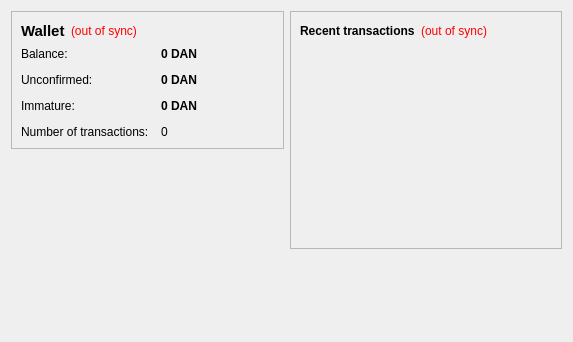
<?xml version="1.0" encoding="UTF-8"?>
<ui version="4.0">
 <class>OverviewPage</class>
 <widget class="QWidget" name="OverviewPage">
  <property name="geometry">
   <rect>
    <x>0</x>
    <y>0</y>
    <width>573</width>
    <height>342</height>
   </rect>
  </property>
  <property name="windowTitle">
   <string>Form</string>
  </property>
  <layout class="QHBoxLayout" name="horizontalLayout" stretch="1,1">
   <item>
    <layout class="QVBoxLayout" name="verticalLayout_2">
     <item>
      <widget class="QFrame" name="frame">
       <property name="frameShape">
        <enum>QFrame::StyledPanel</enum>
       </property>
       <property name="frameShadow">
        <enum>QFrame::Raised</enum>
       </property>
       <layout class="QVBoxLayout" name="verticalLayout_4">
        <item>
         <layout class="QHBoxLayout" name="horizontalLayout_4">
          <item>
           <widget class="QLabel" name="label_5">
            <property name="font">
             <font>
              <pointsize>11</pointsize>
              <weight>75</weight>
              <bold>true</bold>
             </font>
            </property>
            <property name="text">
             <string>Wallet</string>
            </property>
           </widget>
          </item>
          <item>
           <widget class="QLabel" name="labelWalletStatus">
            <property name="toolTip">
             <string>The displayed information may be out of date. Your wallet automatically synchronizes with the DannyCoin network after a connection is established, but this process has not completed yet.</string>
            </property>
            <property name="styleSheet">
             <string notr="true">QLabel { color: red; }</string>
            </property>
            <property name="text">
             <string notr="true">(out of sync)</string>
            </property>
            <property name="alignment">
             <set>Qt::AlignLeading|Qt::AlignLeft|Qt::AlignVCenter</set>
            </property>
           </widget>
          </item>
          <item>
           <spacer name="horizontalSpacer_2">
            <property name="orientation">
             <enum>Qt::Horizontal</enum>
            </property>
            <property name="sizeHint" stdset="0">
             <size>
              <width>40</width>
              <height>20</height>
             </size>
            </property>
           </spacer>
          </item>
         </layout>
        </item>
        <item>
         <layout class="QFormLayout" name="formLayout_2">
          <property name="fieldGrowthPolicy">
           <enum>QFormLayout::AllNonFixedFieldsGrow</enum>
          </property>
          <property name="horizontalSpacing">
           <number>12</number>
          </property>
          <property name="verticalSpacing">
           <number>12</number>
          </property>
          <item row="0" column="0">
           <widget class="QLabel" name="label">
            <property name="text">
             <string>Balance:</string>
            </property>
           </widget>
          </item>
          <item row="0" column="1">
           <widget class="QLabel" name="labelBalance">
            <property name="font">
             <font>
              <weight>75</weight>
              <bold>true</bold>
             </font>
            </property>
            <property name="cursor">
             <cursorShape>IBeamCursor</cursorShape>
            </property>
            <property name="toolTip">
             <string>Your current balance</string>
            </property>
            <property name="text">
             <string notr="true">0 DAN</string>
            </property>
            <property name="textInteractionFlags">
             <set>Qt::LinksAccessibleByMouse|Qt::TextSelectableByKeyboard|Qt::TextSelectableByMouse</set>
            </property>
           </widget>
          </item>
          <item row="1" column="0">
           <widget class="QLabel" name="label_3">
            <property name="text">
             <string>Unconfirmed:</string>
            </property>
           </widget>
          </item>
          <item row="1" column="1">
           <widget class="QLabel" name="labelUnconfirmed">
            <property name="font">
             <font>
              <weight>75</weight>
              <bold>true</bold>
             </font>
            </property>
            <property name="cursor">
             <cursorShape>IBeamCursor</cursorShape>
            </property>
            <property name="toolTip">
             <string>Total of transactions that have yet to be confirmed, and do not yet count toward the current balance</string>
            </property>
            <property name="text">
             <string notr="true">0 DAN</string>
            </property>
            <property name="textInteractionFlags">
             <set>Qt::LinksAccessibleByMouse|Qt::TextSelectableByKeyboard|Qt::TextSelectableByMouse</set>
            </property>
           </widget>
          </item>
          <item row="3" column="0">
           <widget class="QLabel" name="label_2">
            <property name="text">
             <string>Number of transactions:</string>
            </property>
           </widget>
          </item>
          <item row="3" column="1">
           <widget class="QLabel" name="labelNumTransactions">
            <property name="toolTip">
             <string>Total number of transactions in wallet</string>
            </property>
            <property name="text">
             <string notr="true">0</string>
            </property>
           </widget>
          </item>
          <item row="2" column="0">
           <widget class="QLabel" name="labelImmatureText">
            <property name="text">
             <string>Immature:</string>
            </property>
           </widget>
          </item>
          <item row="2" column="1">
           <widget class="QLabel" name="labelImmature">
            <property name="font">
             <font>
              <weight>75</weight>
              <bold>true</bold>
             </font>
            </property>
            <property name="toolTip">
             <string>Mined balance that has not yet matured</string>
            </property>
            <property name="text">
             <string notr="true">0 DAN</string>
            </property>
            <property name="textInteractionFlags">
             <set>Qt::LinksAccessibleByMouse|Qt::TextSelectableByKeyboard|Qt::TextSelectableByMouse</set>
            </property>
           </widget>
          </item>
         </layout>
        </item>
       </layout>
      </widget>
     </item>
     <item>
      <spacer name="verticalSpacer">
       <property name="orientation">
        <enum>Qt::Vertical</enum>
       </property>
       <property name="sizeHint" stdset="0">
        <size>
         <width>20</width>
         <height>40</height>
        </size>
       </property>
      </spacer>
     </item>
    </layout>
   </item>
   <item>
    <layout class="QVBoxLayout" name="verticalLayout_3">
     <item>
      <widget class="QFrame" name="frame_2">
       <property name="frameShape">
        <enum>QFrame::StyledPanel</enum>
       </property>
       <property name="frameShadow">
        <enum>QFrame::Raised</enum>
       </property>
       <layout class="QVBoxLayout" name="verticalLayout">
        <item>
         <layout class="QHBoxLayout" name="horizontalLayout_2">
          <item>
           <widget class="QLabel" name="label_4">
            <property name="text">
             <string>&lt;b&gt;Recent transactions&lt;/b&gt;</string>
            </property>
           </widget>
          </item>
          <item>
           <widget class="QLabel" name="labelTransactionsStatus">
            <property name="toolTip">
             <string>The displayed information may be out of date. Your wallet automatically synchronizes with the DannyCoin network after a connection is established, but this process has not completed yet.</string>
            </property>
            <property name="styleSheet">
             <string notr="true">QLabel { color: red; }</string>
            </property>
            <property name="text">
             <string notr="true">(out of sync)</string>
            </property>
            <property name="alignment">
             <set>Qt::AlignRight|Qt::AlignTrailing|Qt::AlignVCenter</set>
            </property>
           </widget>
          </item>
          <item>
           <spacer name="horizontalSpacer">
            <property name="orientation">
             <enum>Qt::Horizontal</enum>
            </property>
            <property name="sizeHint" stdset="0">
             <size>
              <width>40</width>
              <height>20</height>
             </size>
            </property>
           </spacer>
          </item>
         </layout>
        </item>
        <item>
         <widget class="QListView" name="listTransactions">
          <property name="styleSheet">
           <string notr="true">QListView { background: transparent; }</string>
          </property>
          <property name="frameShape">
           <enum>QFrame::NoFrame</enum>
          </property>
          <property name="verticalScrollBarPolicy">
           <enum>Qt::ScrollBarAlwaysOff</enum>
          </property>
          <property name="horizontalScrollBarPolicy">
           <enum>Qt::ScrollBarAlwaysOff</enum>
          </property>
          <property name="selectionMode">
           <enum>QAbstractItemView::NoSelection</enum>
          </property>
         </widget>
        </item>
       </layout>
      </widget>
     </item>
     <item>
      <spacer name="verticalSpacer_2">
       <property name="orientation">
        <enum>Qt::Vertical</enum>
       </property>
       <property name="sizeHint" stdset="0">
        <size>
         <width>20</width>
         <height>40</height>
        </size>
       </property>
      </spacer>
     </item>
    </layout>
   </item>
  </layout>
 </widget>
 <resources/>
 <connections/>
</ui>
